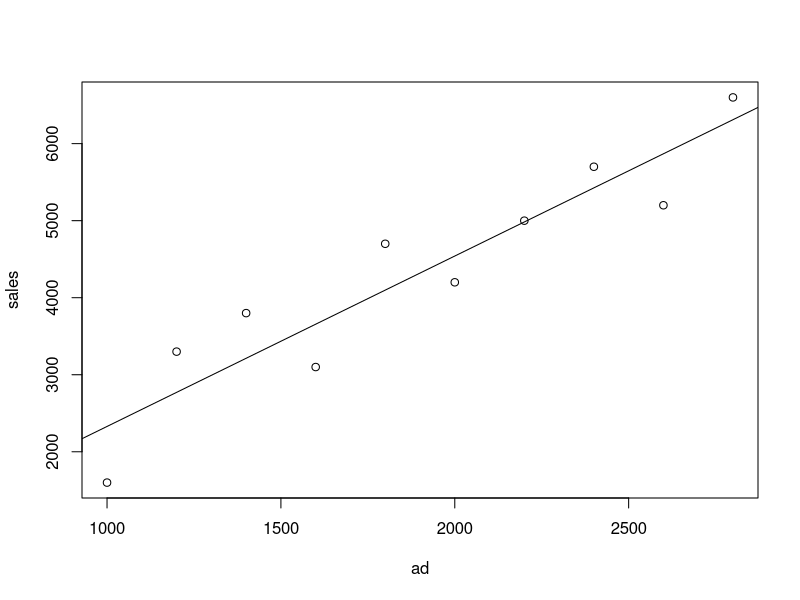

R code for this plot:
# csvファイルの読み込み
df <- read.csv("data/advertising_data.csv", fileEncoding ="cp932")

# 散布図
X = df$ad
y = df$sales
plot(X, y, xlab="ad", ylab="sales")

# 相関係数の確認
cor(X, y)

# 最小二乗法モデルを作成
model <- lm(y ~ X)

# 回帰係数と切片を表示
coef(model)

# グラフ
abline(model)
